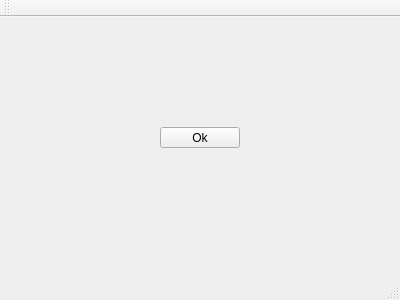
<?xml version="1.0" encoding="UTF-8"?>
<ui version="4.0">
 <class>MainWindow</class>
 <widget class="QMainWindow" name="MainWindow">
  <property name="geometry">
   <rect>
    <x>0</x>
    <y>0</y>
    <width>400</width>
    <height>300</height>
   </rect>
  </property>
  <property name="windowTitle">
   <string>MainWindow</string>
  </property>
  <widget class="QWidget" name="centralWidget">
   <widget class="QPushButton" name="pushButton">
    <property name="geometry">
     <rect>
      <x>160</x>
      <y>110</y>
      <width>80</width>
      <height>21</height>
     </rect>
    </property>
    <property name="text">
     <string>Ok</string>
    </property>
   </widget>
  </widget>
  <widget class="QMenuBar" name="menuBar">
   <property name="geometry">
    <rect>
     <x>0</x>
     <y>0</y>
     <width>400</width>
     <height>20</height>
    </rect>
   </property>
  </widget>
  <widget class="QToolBar" name="mainToolBar">
   <attribute name="toolBarArea">
    <enum>TopToolBarArea</enum>
   </attribute>
   <attribute name="toolBarBreak">
    <bool>false</bool>
   </attribute>
  </widget>
  <widget class="QStatusBar" name="statusBar"/>
 </widget>
 <layoutdefault spacing="6" margin="11"/>
 <resources/>
 <connections/>
</ui>
